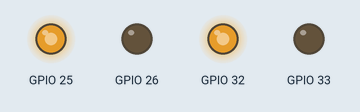
The program below on a simulated ESP32. Shown: output pins drawn as LEDs (lit = HIGH).

Above: at 1.05 s.
At 8.05 s:
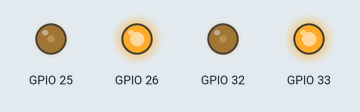
At 15.0 s:
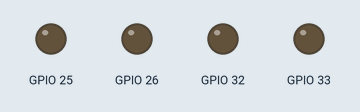
Timing chart, 0 to 19.2 s (numbered marks = the images above):
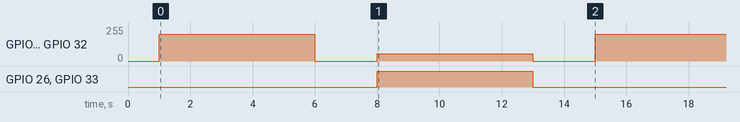

Measured:
- by itself, GPIO 25, GPIO 32: repeats every 14.0 s: 0/255 2.0 s, 55/255 5.0 s, 0/255 2.0 s, 199/255 5.0 s
- by itself, GPIO 26, GPIO 33: alternates HIGH for 5.0 s and LOW for 9.0 s

The program:

main.cpp
```cpp
#include <Arduino.h>
class BanhXe
{
private:
  int chanPwm;    // Chân cắm PWM để điều khiển tốc độ
  int chanPhu;    // Chân cắm phụ để điều khiển hướng quay (ví dụ: tiến/lùi)
  int pwmChannel; // Kênh PWM để điều khiển tốc độ
public:
  BanhXe(int pwm, int phu, int channel)
  {
    chanPwm = pwm;
    chanPhu = phu;
    pwmChannel = channel;
    ledcSetup(pwmChannel, 5000, 8);     // Cài đặt kênh PWM với tần số 5kHz và độ phân giải 8 bit
    ledcAttachPin(chanPwm, pwmChannel); // Gắn chân PWM vào kênh PWM đã thiết lập
    pinMode(chanPhu, OUTPUT);           // Đặt chân phụ làm OUTPUT
  }
  void quay(int tocDo)
  {
    if (tocDo > 0)
    {
      digitalWrite(chanPhu, LOW);
      ledcWrite(pwmChannel, tocDo); // tocDo dương,sử dụng giá trị trực tiếp để điều khiển tốc độ
    }
    else if (tocDo < 0)
    {
      digitalWrite(chanPhu, HIGH);
      ledcWrite(pwmChannel, 255 + tocDo); // tocDo âm, nên cộng với 255 để có giá trị PWM phù hợp
    }
    else
    {
      digitalWrite(chanPhu, LOW);
      ledcWrite(pwmChannel, 0); // Dừng động cơ khi tocDo bằng 0
    }
  }
};

BanhXe banhTrai(25, 26, 0); // Khởi tạo bánh xe trái với chân PWM 25, chân phụ 26, kênh PWM 0
BanhXe banhPhai(32, 33, 1); // Khởi tạo bánh xe phải với chân PWM 32, chân phụ 33, kênh PWM 1

void setup()
{
  Serial.begin(9600);
  delay(1000); // Đợi 1 giây trước khi bắt đầu
}
void loop()
{
  banhTrai.quay(200);  // Quay bánh xe trái với tốc độ 200 (dương)
  banhPhai.quay(200);  // Quay bánh xe phải với tốc độ 200 (dương)
  delay(5000);
  banhTrai.quay(0);
  banhPhai.quay(0);    // Dừng cả hai bánh xe
  delay(2000);         // Đợi 2 giây
  banhTrai.quay(-200); // Quay bánh xe trái với tốc độ -200 (âm)
  banhPhai.quay(-200); // Quay bánh xe phải với tốc độ -200 (âm)
  delay(5000);         // Quay trong 2 giây
  banhTrai.quay(0);
  banhPhai.quay(0);    // Dừng cả hai bánh xe
  delay(2000);         // Đợi 2 giây
}
```
